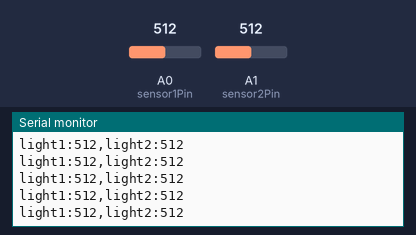
This sketch was run on a simulated Arduino Uno, built with avr-gcc and run on an emulated ATmega328P. On the bench: the last lines printed to the serial monitor. The test bench sets the inputs (shaded band); at power-on: A0 (sensor1Pin) = 512, A1 (sensor2Pin) = 512.

Above: at 1.2 s.
1.3 s: A0 (sensor1Pin) set to 104
At 2.2 s:
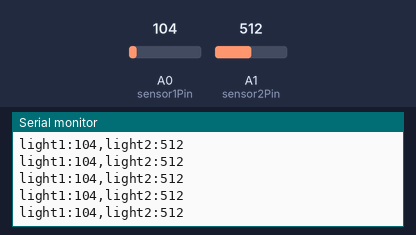
2.8 s: A0 (sensor1Pin) set to 90
At 3.9 s:
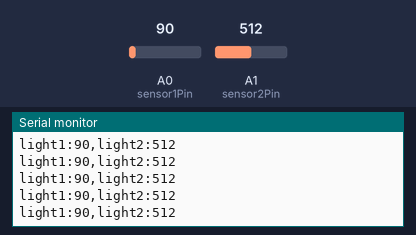
5.8 s: A1 (sensor2Pin) set to 990
At 6.8 s:
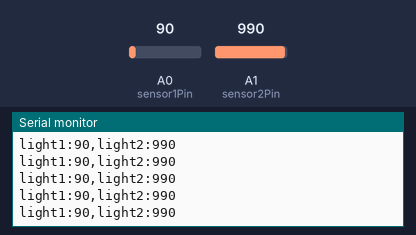
8.8 s: A1 (sensor2Pin) set to 1013
At 9.5 s:
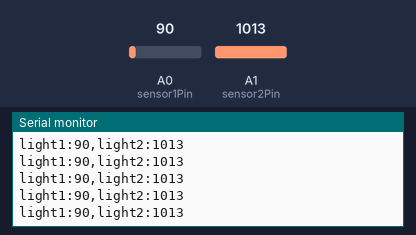
Timing chart, 0 to 11.8 s (numbered marks = the images above; inputs shaded):
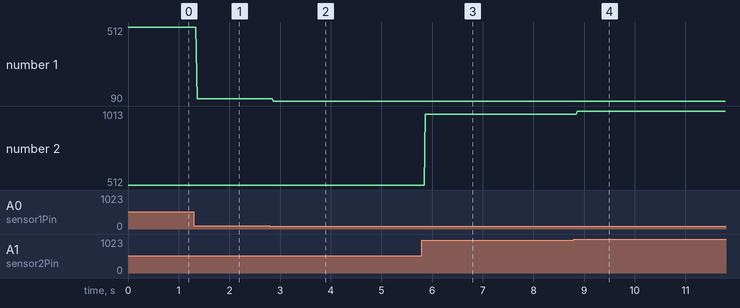

Measured:
- after the input at 1.3 s, the serial monitor: prints a new line after 0.06 s (image 1)
- after the input at 2.8 s, the serial monitor: prints a new line after 0.07 s (image 2)
- after the input at 5.8 s, the serial monitor: prints a new line after 0.07 s (image 3)
- after the input at 8.8 s, the serial monitor: prints a new line after 0.07 s (image 4)
- plotted number 1: 512 → 104 after the input at 1.3 s, 104 → 90 after the input at 2.8 s
- plotted number 2: 512 → 990 after the input at 5.8 s, 990 → 1013 after the input at 8.8 s

The sketch:

tmp.ino
```cpp
int sensor1Pin = A0;
int sensor2Pin = A1;
void setup() {
  Serial.begin(9600);
}

void loop() {
  Serial.print("light1:");
  Serial.print(analogRead(sensor1Pin));
  Serial.print(",light2:");
  Serial.println(analogRead(sensor2Pin));
}
```
